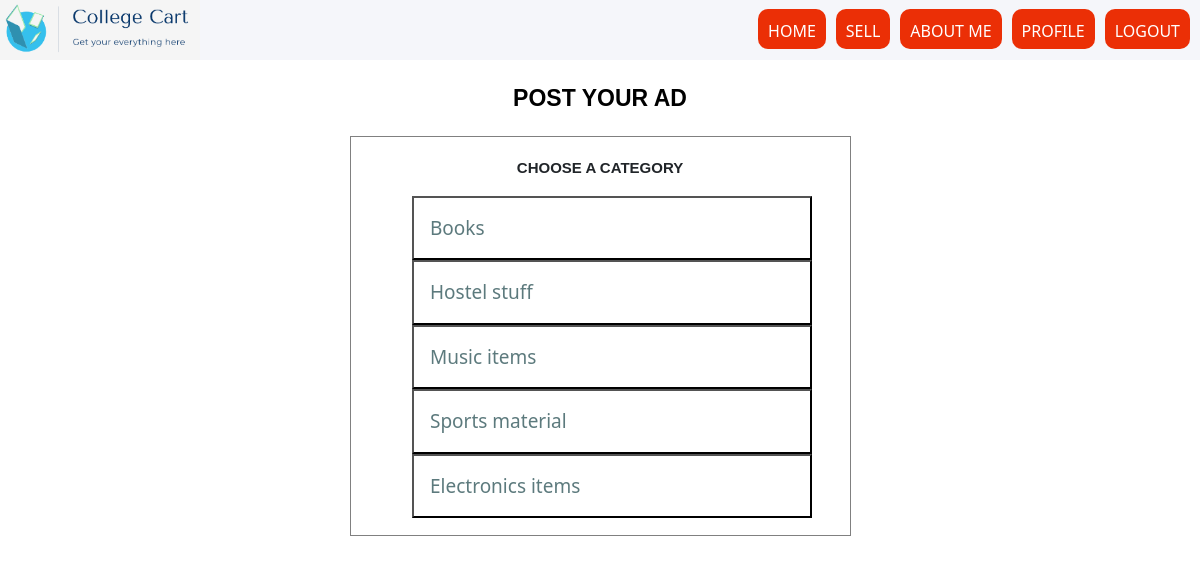
Screenshot of /shop/ad/ (signed in) with the database file from the repository.
### shop/models.py (models this page shows)
class Category(models.Model):
	name=models.CharField(max_length=100)
	def __str__(self):
		return self.name

### shop/views.py (the view)
# urls.py: path('ad/' ,views.adView,name="ad"),
@login_required
def adView(request):
	cat = Category.objects.all()
	sub = {}
	for z in cat:
		sub [(z.id)]=subcategory.objects.filter(category=z)
	print('sub',sub)
	return render(request, 'ad.html',  {'cat' : cat , 'sub': sub})

### shop/context_processors.py (called while the page is built)
def menu_categories(request):
    categories = Category.objects.all()
    return {'menu_categories':categories}

### shop/models.py (called while the page is built)
	def __str__(self):
		return str(self.category)+'-'+str(self.subcategoryname)

### shop/templatetags/keytag.py (called while the page is built)
@register.filter
def lookup(d, key):
	return d[key]

### shop/templates/ad.html (shortened to what this page needs)
{% extends 'index.html' %}
{% load static %}
{% load keytag %}
{% block content %}
<!DOCTYPE html>
<html>
<head>
</head>
<body>
	<div id="container1" style="background-color:#f5f6fa;">
		<div class="headline" style="display: flex; flex-direction: row; justify-content: space-between;">
		<div class="image" style="display: flex;"><img src="{% static './logo1.PNG' %}" style="width: 200px; height: 60px;">
		</div>
		<div class="tags" style="display: flex;">
			<div class="icons" style="display: flex; flex-direction: row; justify-content: space-around;">
				<div class="small1" style="display: flex;"><button class="button" style="border: none; padding: 10px; margin-right: 10px; height: 40px; margin-top: 9px; border-radius: 10px; color: white;"><a href="{% url 'index' %}" style="text-decoration: none; color: white;">HOME</a></button></div>
				<div class="small2" style="display: flex;"><button class="button" style="border: none; padding: 10px; margin-right: 10px; height: 40px; margin-top: 9px; border-radius: 10px; color: white;"><a href="{% url 'ad' %}" style="text-decoration: none; color: white;">SELL</a></button></div>
				<div class="small3" style="display: flex;"><button class="button" style="border: none; padding: 10px; margin-right: 10px; height: 40px; margin-top: 9px; border-radius: 10px; color: white;"><a href="{% url 'about' %}" style="text-decoration: none; color: white;">ABOUT ME</a></button></div>
				<div class="small4" style="display: flex;"><button class="button" style="border: none; padding: 10px; margin-right: 10px; height: 40px; margin-top: 9px; border-radius: 10px; color: white;"><a href="{% url 'profile' %}" style="text-decoration: none; color: white;">PROFILE</a></button></div>
				<div class="small5" style="display: flex;"><button class="button" style="border: none; padding: 10px; margin-right: 10px; height: 40px; margin-top: 9px; border-radius: 10px; color: white;"><a href="{% url 'logout' %}" style="text-decoration: none; color: white;">LOGOUT</a></button></div>
		</div>
		</div>
		</div>
	</div>
	<center>
	<p style="font-size: 23px;font-family:sans-serif;line-height: 1.15;color: black; text-align: center;  margin-top: 25px;"><b>POST YOUR AD</b></p>
	<div class="container" style="height: 400px; width: 501px; border: 1px solid gray; margin-top: 25px;">
		<p style="text-align: center; font-size: 15px; font-family: sans-serif; margin-top: 20px;;"><b>CHOOSE A CATEGORY</b></p>
		<div class="names" style="height: 400px; width: 499px; border: 0px solid gray;">
			{% for x in cat %}
			<div class="dropdown">
  				<button class="dropbtn">{{x.name}}</button>
			</div>
			{% endfor %}
		</div>
	</div>
	</center>
</body>
</html>
{% endblock %}

### shop/templates/index.html (style rules this page uses)
.button { background-color: #eb2f06; cursor: pointer; }

### shop/templates/ad.html (style rules this page uses)
.button { background-color: #eb2f06; cursor: pointer; }
.dropbtn { background-color: white; color: black; padding: 16px; font-size: 19px; width: 400px; text-align: left; color: rgba(0,47,52,.64); }
.dropdown { position: relative; display: inline-block; }

### rows the page displays
Category: name "Books"
Category: name "Hostel stuff"
Category: name "Music items"
Category: name "Sports material"
Category: name "Electronics items"
